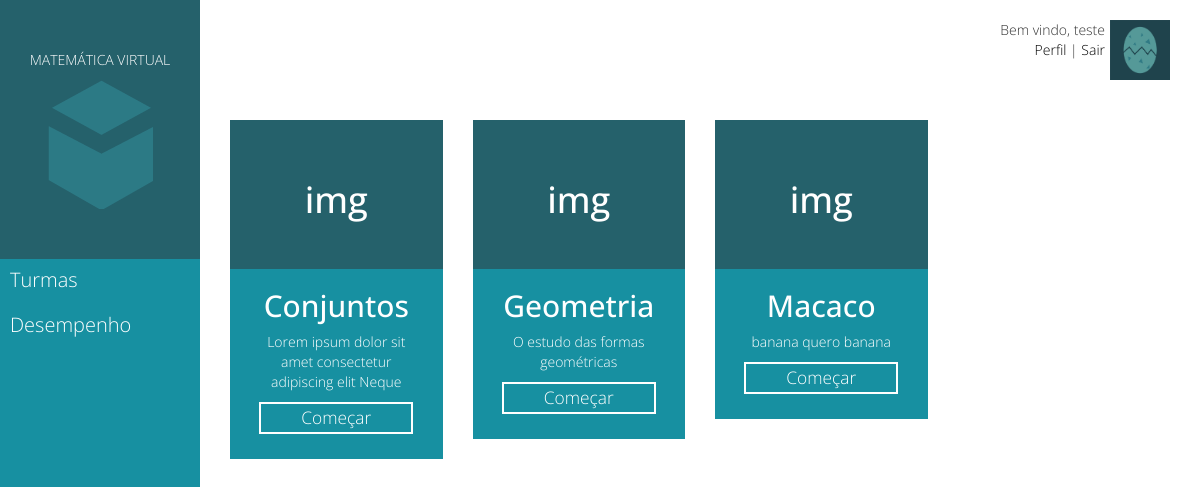
The page /source/index.php (signed in) on the database its author committed.
### tables this page shows
CREATE TABLE `materias` (
  `id` int(11) NOT NULL,
  `nome` varchar(40) NOT NULL,
  `descricao` varchar(60) NOT NULL
);

### source/index.php (the view, shortened to what this page needs)
<!DOCTYPE html>
	<html>
		<head>
			<link rel="stylesheet" type="text/css" href="css/bootstrap.min.css">
			<link rel="stylesheet" href="css/css.css">
		</head>
		<body onresize="fun()" onload="fun()">
			<div id="containerAll">
			<div class="container-fluid">
				<div class="row" id="containerConteudo">
					<div class="col-md-2" id="containerSidebar">
						<div id="sidebar">
							<a href="index.html" id="home">
								<div id="containerIcone">
									MATEMÁTICA VIRTUAL
									<div id="logo"></div>
								</div>
							</a>
							<ul id="listaSidebar">
								<div id="menuItens">
									<li class="dropdown">
										<a href="turma.php">Turmas</a>
									<li>
										<a href="desempenho.php">Desempenho</a>
									</li>
								</div>
							</ul>
						</div>
					</div>
					<div class="col-md-10" id="containerCards">
						<div class="row">
							<?php if (!isset($_SESSION['usuarioId'])) {
								echo "<div id=\"cardLogar\" onmouseover=\"mostrarLogin()\" onmouseout=\"esconderLogin()\">
								<a href=\"#\"><div id=\"botaoLogin\">Fazer login</div></a>
								<div id=\"formLogin\">
									<form action=\"validacao.php\" method=\"POST\">
										Usuário
										<input type=\"text\" id=\"usuarioLogar\" name=\"usuario\">
										Senha
										<input type=\"password\" id=\"senhaLogar\" name=\"senha\">
										<div id=\"formLoginCadastro\"><a href=\"cadastroForm.php\">Cadastre-se</a></div><button id=\"botaoLogar\" type=\"submit\">Entrar</button>
									</form>
								</div>
							</div>";
							}
							else{
								echo "<div id=\"cardPerfil\">
								<div id=\"fotoPerfil\">
									<img src=\"css/imagens/perfil.png\">
								</div>
								<div id=\"textoPerfil\">
									Bem vindo, ";
									echo $_SESSION['usuarioNome'];
									echo "<br>
									<a href=\"perfil.html\">Perfil</a> | <a href=\"logout.php\">Sair</a>
								</div>
							</div>";
							}
							?>
						</div>
						<div class="row">
						<?php
							$sql = "SELECT * FROM materias";
							$select = mysql_query($sql);
							while($row = mysql_fetch_assoc($select)) {
								echo "<div class=\"col-md-3 col-sm-4 col-xs-12\">
									<div class=\"cardConteudo\">
										<div class=\"imgPlaceholder\">
											<h1>img</h1>
										</div>
										<form action=\"exercicios.php\" method=\"post\">
										<h2>".$row['nome']."</h2>
										<div class=\"textoCard\">
											<p>
												".$row['descricao']."
											</p>
										</div>
										<input type=\"hidden\" value=\"".$row['nome']."\" name=\"nomeAssunto\">
										<a href=\"exercicios.php\">
											<input type=\"submit\" class=\"botaoComecar\" value=\"Começar\">
										</a>
										</form>
									</div>
								</div>";
							}
						?>
						</div>
					</div>
				</div>
			</div>
			</div>
		</body>
	</html>

### source/css/css.css (style rules this page uses)
body { font-family: 'Open sans'; font-weight: 300; }
a { color: #fff; }
#containerAll { background-color: #1790a1; padding: 0px; }
#containerConteudo { padding: 0px; }
#containerSidebar { padding: 0px; }
#containerCards { padding-right: 45px; padding-left: 15px; padding-top: 10px; padding-bottom: 35px; background-color: #fff; float:right; min-height:102vh; }
[class*="col-"] { padding: 0px; }
#containerSidebar { position:fixed; }
#sidebar { color: #fff; background-color: #1790a1; margin: 0px; padding: 0px; }
#containerIcone { padding-top: 50px; padding-bottom: 50px; background-color: #25616b; width: 100%; color:#fff; text-align: center; }
#logo { background-image: url(imagens/LOGO.png); transition: 0.5s; width: 105px; height: 129px; margin-right:auto; margin-left:auto; margin-top: 10px; }
#home { text-decoration: none; }
#listaSidebar { margin: 0px; padding: 0px; }
#listaSidebar li { list-style-type: none; display: block; padding-left: 10px; padding-bottom:7px; padding-top:3px; font-size: 20px; transition: 0.5s; line-height: 35px; }
#listaSidebar li a { display: block; text-decoration: none; color: #fff; }
#cardPerfil { float: right; width: 100%; }
#cardPerfil a { color: #000; text-decoration:'none'; }
#textoPerfil { text-align: right; padding-top: 10px; }
#fotoPerfil { float: right; padding-top: 10px; margin-left: 5px; margin-bottom: 10px; }
#fotoPerfil img { width:60px; text-align: right; }
.cardConteudo { position:relative; margin-left: 30px; padding: 0px; margin-top: 30px; background-color: #1790a1; color: #fff; padding-bottom: 25px; text-align:center; }
.textoCard { padding-right: 20px; padding-left: 20px; }
.botaoComecar { border-width: 2px; border-style: solid; outline: none; padding-bottom: 2px; padding-right: 40px; padding-left: 40px; background-color:#1790a1; color: #fff; border-color: #fff; font-size: 13pt; transition: 0.2s; }
.imgPlaceholder { padding-top: 40px; padding-bottom: 40px; background-color: #25616b; width: 100%; }

### rows shown on the page
materias: nome "Conjuntos", descricao "Lorem ipsum dolor sit amet consectetur adipiscing elit Neque"
materias: nome "Geometria", descricao "O estudo das formas geométricas"
materias: nome "Macaco", descricao "banana quero banana"

### other values the page prints
$_SESSION['usuarioNome'] "teste"
